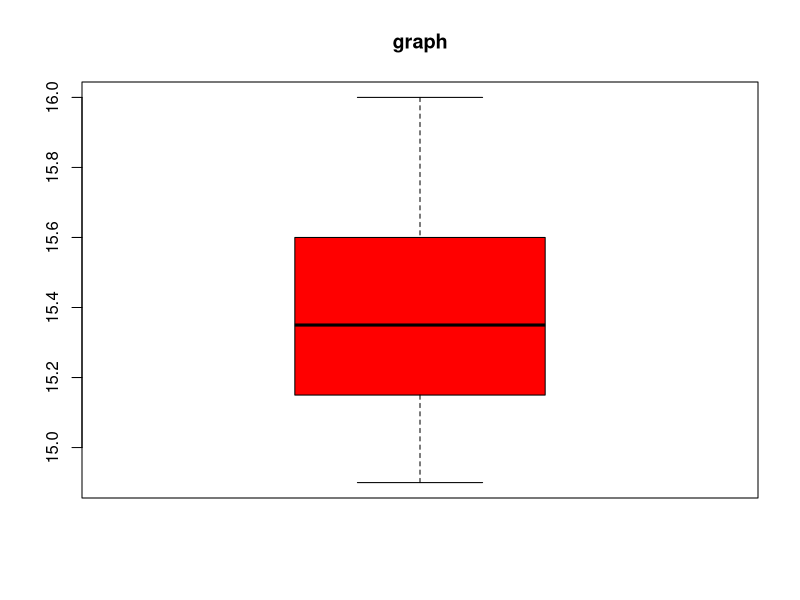
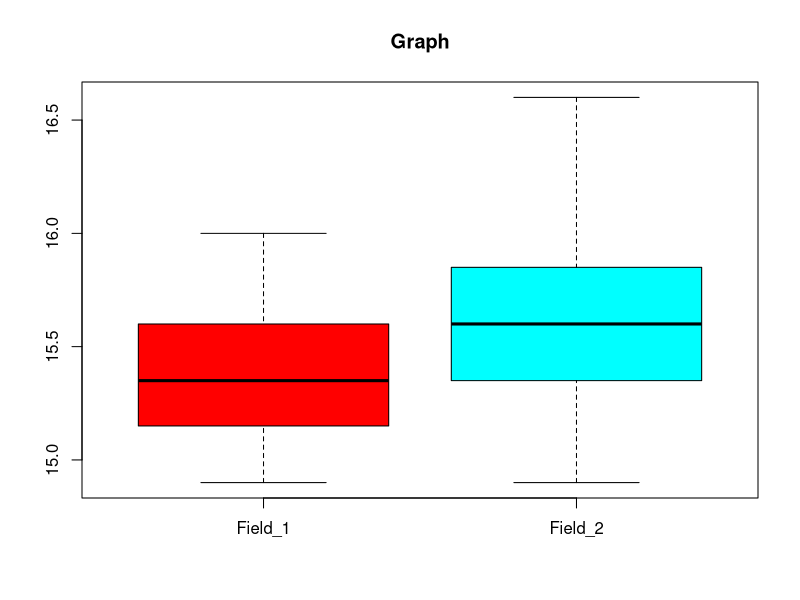

R code for these plots, in order: (Note: this script raises an error after producing the figures.)
# t test

#taking data

Field_1 <- c(15.2,15.3,16.0,15.8,15.6,14.9,15.0,15.4,15.6,15.7,15.5,15.2,15.5,15.1,15.3,15.0)
Field_2 <- c(15.9,15.9,15.2,16.6,15.2,15.8,15.8,15.2,15.6,15.6,15.8,15.5,15.5,15.5,14.9,15.9)

Field_1

summary(Field_1)

#one sample t test

boxplot(Field_1 , main = "graph" , col = "red")

#H0 : mu < 8
#one-sided 95% confidence interval for mu

t.test(Field_1 , mu = 8 , alternative = "less" , conf.level = 0.95)

#two sided t test

#combining data

comb_data <- data.frame(cbind(Field_1,Field_2))

comb_data

#stacking data

stacked_data <- stack(comb_data)

stacked_data

#plotting

boxplot(comb_data , main = "Graph" , col = rainbow(2))

#final test

t.test(values ~ ind , data = stacked_data , mu = 0 , alt = "two.sided" , conf.level = 0.95 , var.eq = F , paired = F)
